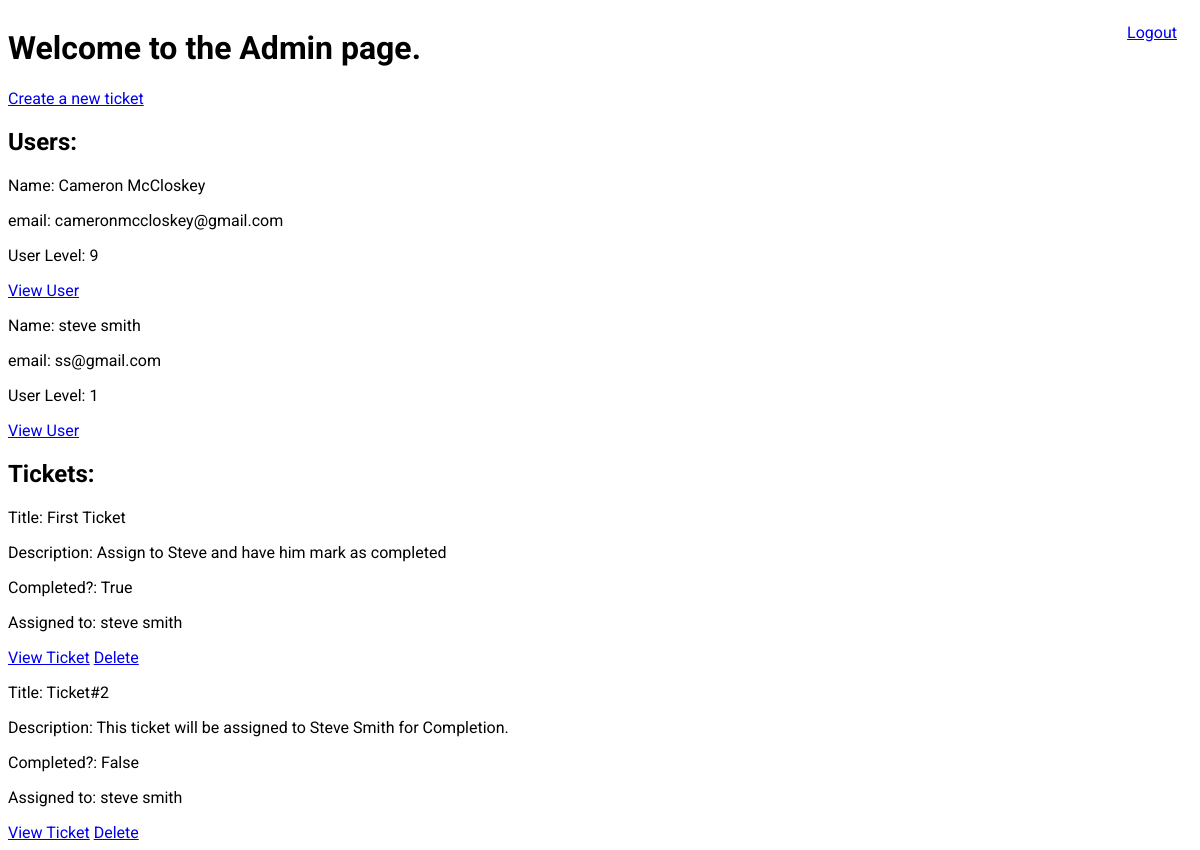
The page /admin (signed in) on the database as committed earlier.
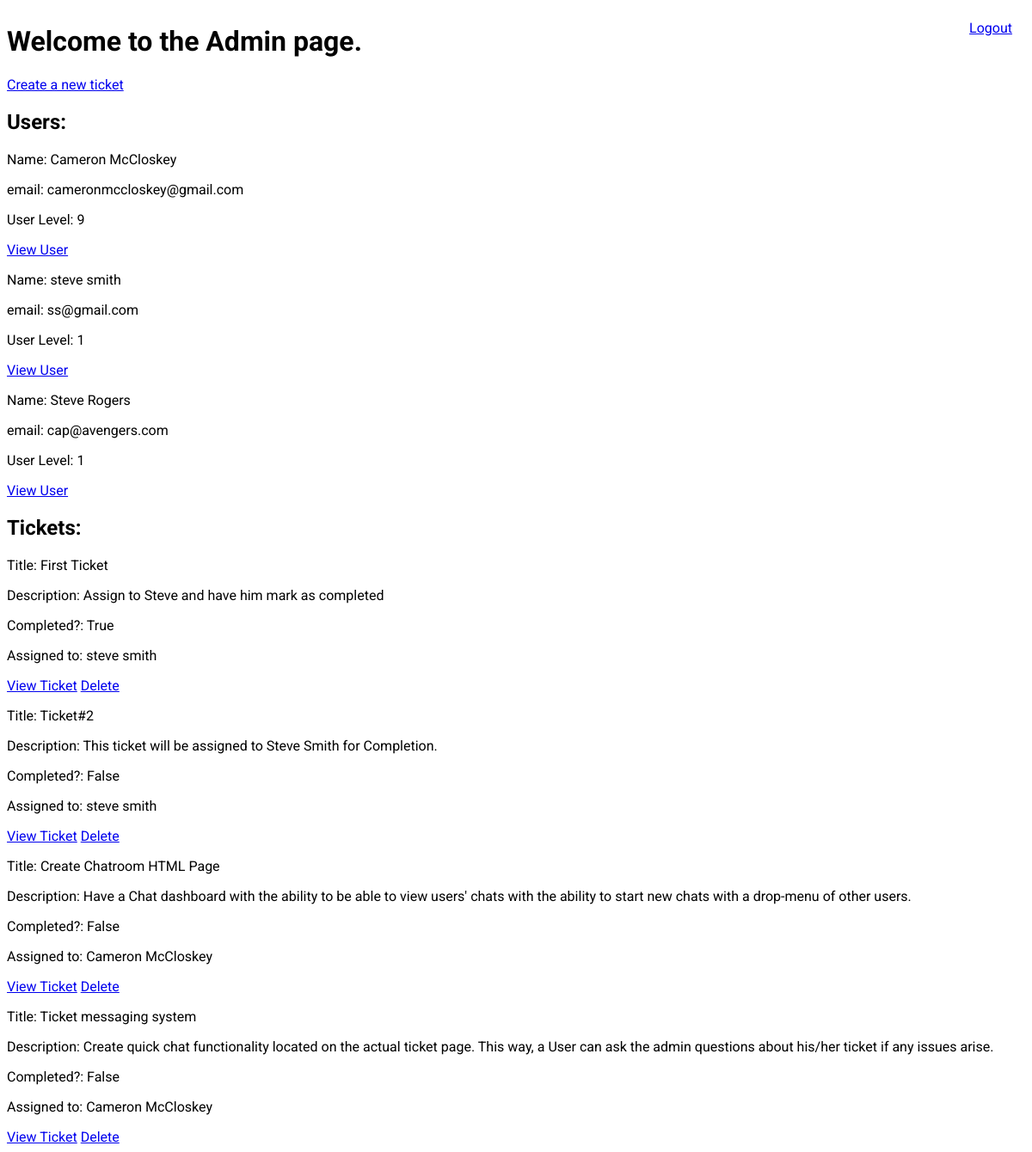
The same page on the database as committed later.
### main_app/models.py (models this page shows)
class User(models.Model):
    first_name = models.CharField(max_length=50)
    last_name = models.CharField(max_length=50)
    email = models.CharField(max_length=50)
    password = models.CharField(max_length=50)
    user_level = models.IntegerField()
    objects = UserManager()
    created_at = models.DateTimeField(auto_now_add=True)
    updated_at = models.DateTimeField(auto_now=True)

class Ticket(models.Model):
    task = models.CharField(max_length=50)
    description = models.CharField(max_length=600)
    completed = models.BooleanField()
    Admin_creator = models.ForeignKey('User', related_name="created_tickets", on_delete = models.CASCADE)
    assigned_user = models.ForeignKey('User', related_name="current_tickets", on_delete = models.CASCADE)
    objects = TicketManager()
    created_at = models.DateTimeField(auto_now_add=True)
    updated_at = models.DateTimeField(auto_now=True)

### main_app/views.py (the view)
# urls.py: path("admin", views.admin),
def admin(request):
    context = {
        "all_tickets" : Ticket.objects.all(),
        "all_users" : User.objects.all(),
        "current_user" : User.objects.get(id=request.session['user_id'])
    }
    return render(request, "admin.html", context)

### main_app/templates/admin.html (shortened to what this page needs)
<!DOCTYPE html>
<html lang="en">
<head>
</head>
<body>
    <h1>Welcome to the Admin page.</h1>
    <a id="logout" href="logout">Logout</a>
    <BR><a href = "/new/ticket">Create a new ticket</a>
    <h2>Users:</h2>
    {% for user in all_users %}
    <div class ="displays">
        <P> Name: {{user.first_name}} {{user.last_name}}</P>
        <P> email: {{user.email}}</P>
        <P> User Level: {{user.user_level}}</P>
        {% if current_user.user_level == 9 %}
            <a href="/user/{{user.id}}">View User</a>
        {% endif %}
        <BR>
    </div>
{% endfor %}
    <h2>Tickets:</h2>
    {% for ticket in all_tickets %}
    <div class ="displays">
        <P> Title: {{ticket.task}}</P>
        <P> Description: {{ticket.description}}</P>
        <P> Completed?: {{ticket.completed}}</P>
        <p> Assigned to: {{ticket.assigned_user.first_name}} {{ticket.assigned_user.last_name}}</p>
        {% if current_user.id == ticket.assigned_user.id or current_user.user_level == 9 %}
            <a href="/ticket/{{ticket.id}}">View Ticket</a>
        {% endif %}
        {% if current_user.user_level == 9 %}
            <a href="/ticket/{{ticket.id}}/delete">Delete</a>
        {% endif %}
        <BR>
    </div>
{% endfor %}
</body>
</html>

### main_app/templates/admin.html (style rules this page uses)
* { font-family: 'Roboto', sans-serif; }
#logout { float: right; margin: 15px; }
h1 { display: inline-block; }

Rows that differ between the two databases and show on the page:
added User: first_name "Steve", last_name "Rogers", email "cap@avengers.com", user_level "1"
added Ticket: task "Create Chatroom HTML Page", description "Have a Chat dashboard with the ability to be able to view users' chats with the ability to start new chats with a drop-menu of other users.", completed "False", assigned_user.first_name "Cameron", assigned_user.last_name "McCloskey"
added Ticket: task "Ticket messaging system", description "Create quick chat functionality located on the actual ticket page. This way, a User can ask the admin questions about his/her ticket if any issues arise.", completed "False", assigned_user.first_name "Cameron", assigned_user.last_name "McCloskey"
